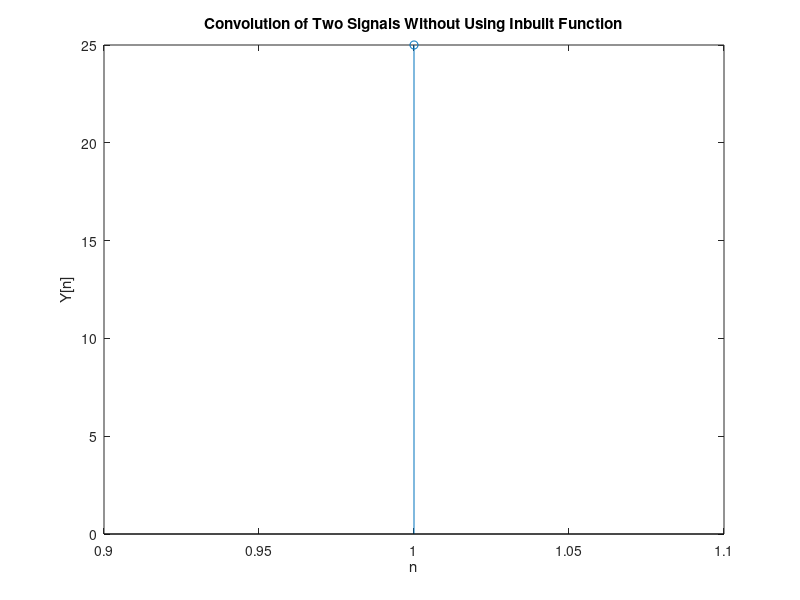

MATLAB code to generate this figure:
x = input('Enter x: ');
h = input('Enter h: ');
m = length(x);
n = length(h);

X = [x, zeros(1, n)];
H = [h, zeros(1, m)];

for i=1:n+m-1
    Y(i) = 0;
    for j=1:m
        if(i-j+1>0)
            Y(i) = Y(i) + X(j) * H(i-j+1);
        end
    end
end

Y
stem(Y);
ylabel('Y[n]');
xlabel('n');
title('Convolution of Two Signals Without Using Inbuilt Function');
